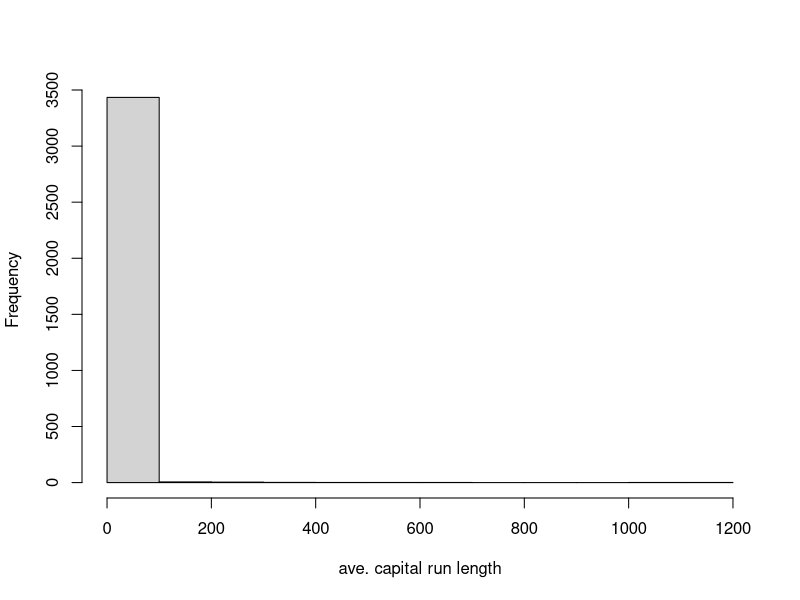
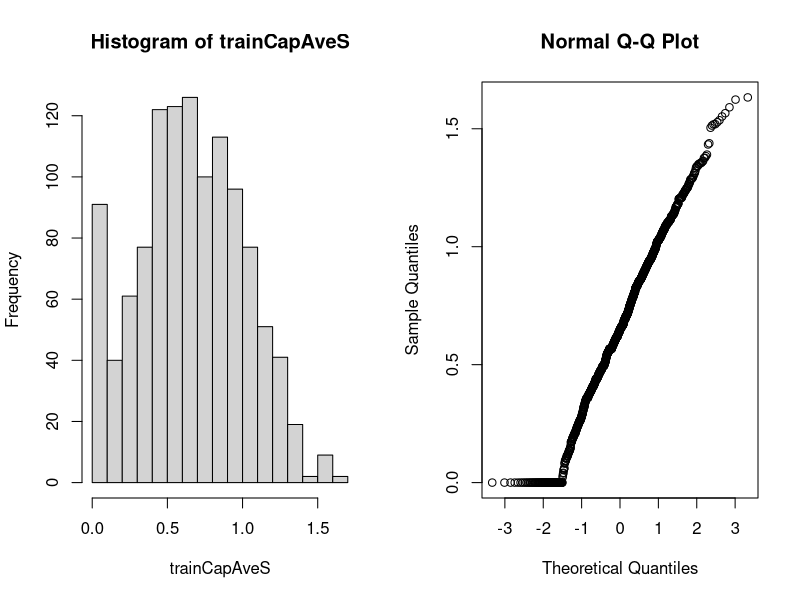

Reproduce these figures in R, in order. (Note: this script raises an error after producing the figures.)
# Week 2 Practical Machine Learning
# Lecture 5: preprocessing

# load packages
library(caret)
library(kernlab)
data(spam)

# do the train test split
inTrain <- createDataPartition(y=spam$type, p=0.75, list=FALSE)
training <- spam[inTrain,]
testing <- spam[-inTrain,]

# how many capitals do we see in a row? i.e. capital run length
# this distribution is very skewed, may want to preprocess
# so ML algorithms don't get tricked by the fact that it is highly variable
hist(training$capitalAve, main="", xlab="ave. capital run length")
mean(training$capitalAve)
sd(training$capitalAve)

# standardise the variable
trainCapAve <- training$capitalAve
trainCapAveS <- (trainCapAve - mean(trainCapAve))/sd(trainCapAve)

#summarise the standardised variable
mean(trainCapAveS)
sd(trainCapAveS)

# to standardise the test set, we use the same means and standard deviations as from the training set!
testCapAve <- testing$capitalAve
testCapAveS <- (testCapAve - mean(trainCapAve))/sd(trainCapAve)

# summarise the standardised testing data
mean(trainCapAveS)
sd(trainCapAveS)

# we can use the preprocess function to do a lot of standardisation for you
# instead of doing it by hand
# this command centers and scales every variable
preObj <- preProcess(training[,-58], method=c("center", "scale"))

# we can use the object created by preprocessing the training set to apply the same set of
# operations on the test set if we use the predict function
testCapAveS <- predict(preObj, testing[,-58])$capitalAve
# the results won't exactly have a mean of 0 and a s.d. of 1 but it'll be close
mean(testCapAveS)
sd(testCapAveS)

# we can also pass the preprocess command directly to the train function
set.seed(32343)
modelFit <- train(type ~., data=training, preProcess=c("center", "scale"), method="glm")
modelFit

# we can do other kinds of transformations in addition to centering and scaling
# can also transform data into certain forms
# the Box-Cox transforms take continuous data and try to make them look like normal data
# they estimate certain parameters using maximum likelihood
preObj <- preProcess(training[,-58], method=c("BoxCox"))
trainCapAveS <- predict(preObj, testing[,-58])$capitalAve

# examine transformed value distribution and QQ plot
par(mfrow=c(1,2))
hist(trainCapAveS)
qqnorm(trainCapAveS)

# data imputation - filling in missing data
# we can use k nearest neighbours to find the most similar data points to missing points
# then average the values of the neighbours to fill in the blanks
set.seed(13343)

# make some values be missing (NA, or not available)
# to randomly choose which values will be missing, we use a binomial distribution with 
# probability of "success" p = 0.05. We sample from this distribution n times, where n is the 
# number of rows in the training set, given by dim(training)[1]
# we then select where this distribution gives a value of TRUE, or "success", and use those 
# indices to subset the original dataset to just the set we want to artificially label NA
training$capAve <- training$capitalAve
selectNA <- rbinom(dim(training)[1], size=1, prob=0.05)==1
training$capitalAve[selectNA] <- NA

# impute and standardize
preObj <- preProcess(training[,-58], method="knnImpute")
capAve <- predict(preObj, training[,-58])$capAve

# standardize the values
capAveTruth <- training$capitalAve
capAveTruth <- (capAveTruth-mean(capAveTruth))/sd(capAveTruth)

# look at differences in truth vs not
quantile(capAve - capAveTruth, na.rm=TRUE)
quantile((capAve - capAveTruth))[selectNA]
quantile((capAve-capAveTruth)[!selectNA])
